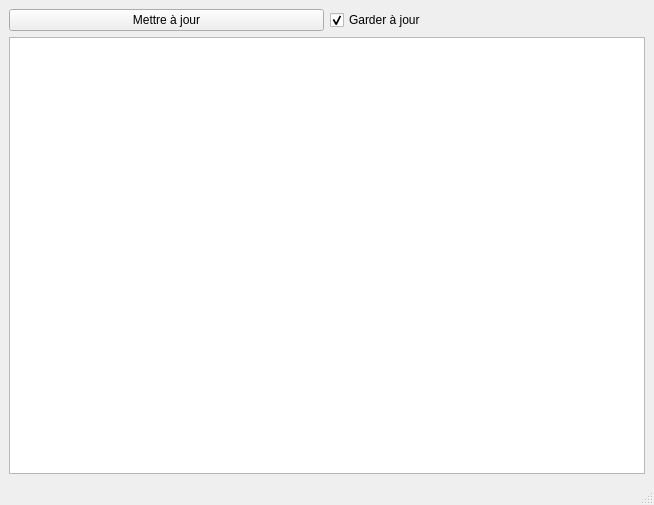
<?xml version="1.0" encoding="UTF-8"?>
<ui version="4.0">
 <class>MainWindow</class>
 <widget class="QMainWindow" name="MainWindow">
  <property name="geometry">
   <rect>
    <x>0</x>
    <y>0</y>
    <width>654</width>
    <height>505</height>
   </rect>
  </property>
  <property name="windowTitle">
   <string>Onde sinusoïdale</string>
  </property>
  <widget class="QWidget" name="centralwidget">
   <layout class="QHBoxLayout" name="horizontalLayout_3">
    <item>
     <layout class="QVBoxLayout" name="verticalLayout">
      <item>
       <layout class="QHBoxLayout" name="horizontalLayout_2">
        <item>
         <widget class="QPushButton" name="btn">
          <property name="text">
           <string>Mettre à jour</string>
          </property>
         </widget>
        </item>
        <item>
         <widget class="QCheckBox" name="cb">
          <property name="text">
           <string>Garder à jour</string>
          </property>
          <property name="checked">
           <bool>true</bool>
          </property>
         </widget>
        </item>
       </layout>
      </item>
      <item>
       <widget class="MPL_WIDGET" name="mpl"/>
      </item>
     </layout>
    </item>
   </layout>
  </widget>
  <widget class="QMenuBar" name="menubar">
   <property name="geometry">
    <rect>
     <x>0</x>
     <y>0</y>
     <width>654</width>
     <height>20</height>
    </rect>
   </property>
  </widget>
  <widget class="QStatusBar" name="statusbar"/>
 </widget>
 <customwidgets>
  <customwidget>
   <class>MPL_WIDGET</class>
   <extends>QGraphicsView</extends>
   <header location="global">mplwidget</header>
  </customwidget>
 </customwidgets>
 <resources/>
 <connections/>
</ui>
